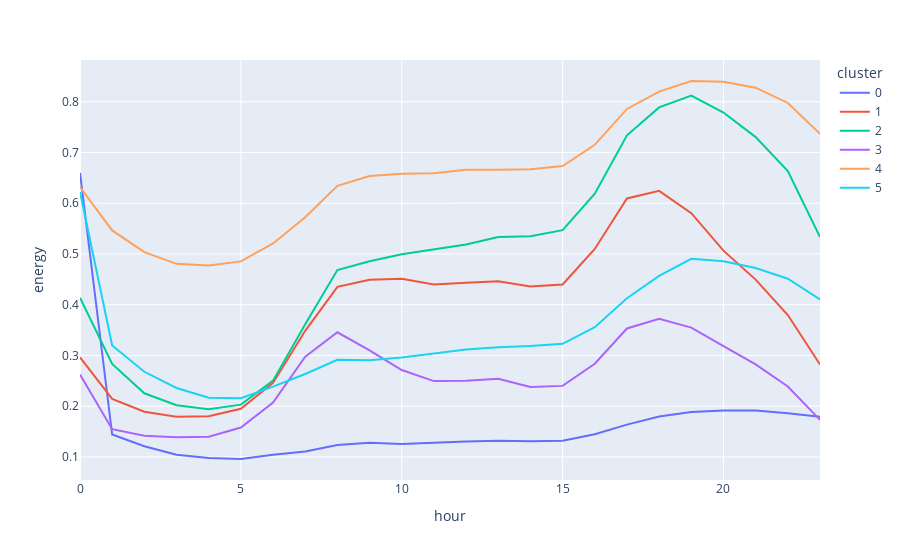

Source (notebook cell):
### Code cell
var = 'cluster'
d = data.groupby([var, 'hour'])['energy'].mean().reset_index()
fig = px.line(d, x="hour", y="energy", color=var)
fig.show()

### Figure 1 — Plotly figure (JSON) as saved in the notebook; plotly's stock layout.template omitted (floating-point values rounded to 4 significant figures)
{"data": [{"hoverlabel": {"namelength": 0}, "hovertemplate": "cluster=0<br>hour=%{x}<br>energy=%{y}", "legendgroup": "0", "line": {"color": "#636efa", "dash": "solid"}, "mode": "lines", "name": "0", "showlegend": true, "type": "scatter", "x": [0, 1, 2, 3, 4, 5, 6, 7, 8, 9, 10, 11, 12, 13, 14, 15, 16, 17, 18, 19, 20, 21, 22, 23], "xaxis": "x", "y": [0.6598, 0.1442, 0.1212, 0.1043, 0.0978, 0.09599, 0.1043, 0.1107, 0.1238, 0.1279, 0.1257, 0.1285, 0.1307, 0.1317, 0.131, 0.1319, 0.1448, 0.1637, 0.1798, 0.1886, 0.1918, 0.1916, 0.1862, 0.1791], "yaxis": "y"}, {"hoverlabel": {"namelength": 0}, "hovertemplate": "cluster=1<br>hour=%{x}<br>energy=%{y}", "legendgroup": "1", "line": {"color": "#EF553B", "dash": "solid"}, "mode": "lines", "name": "1", "showlegend": true, "type": "scatter", "x": [0, 1, 2, 3, 4, 5, 6, 7, 8, 9, 10, 11, 12, 13, 14, 15, 16, 17, 18, 19, 20, 21, 22, 23], "xaxis": "x", "y": [0.2963, 0.2143, 0.1891, 0.1791, 0.1802, 0.1949, 0.2461, 0.3485, 0.4352, 0.449, 0.4512, 0.4399, 0.443, 0.446, 0.436, 0.4398, 0.5098, 0.6093, 0.6244, 0.5803, 0.5065, 0.4494, 0.3797, 0.2821], "yaxis": "y"}, {"hoverlabel": {"namelength": 0}, "hovertemplate": "cluster=2<br>hour=%{x}<br>energy=%{y}", "legendgroup": "2", "line": {"color": "#00cc96", "dash": "solid"}, "mode": "lines", "name": "2", "showlegend": true, "type": "scatter", "x": [0, 1, 2, 3, 4, 5, 6, 7, 8, 9, 10, 11, 12, 13, 14, 15, 16, 17, 18, 19, 20, 21, 22, 23], "xaxis": "x", "y": [0.4136, 0.2833, 0.2255, 0.2019, 0.1939, 0.2031, 0.2504, 0.3617, 0.4683, 0.4857, 0.4996, 0.5095, 0.5187, 0.5336, 0.5347, 0.5469, 0.6187, 0.7338, 0.7887, 0.8121, 0.7787, 0.7303, 0.6633, 0.5332], "yaxis": "y"}, {"hoverlabel": {"namelength": 0}, "hovertemplate": "cluster=3<br>hour=%{x}<br>energy=%{y}", "legendgroup": "3", "line": {"color": "#ab63fa", "dash": "solid"}, "mode": "lines", "name": "3", "showlegend": true, "type": "scatter", "x": [0, 1, 2, 3, 4, 5, 6, 7, 8, 9, 10, 11, 12, 13, 14, 15, 16, 17, 18, 19, 20, 21, 22, 23], "xaxis": "x", "y": [0.2625, 0.1548, 0.1416, 0.1388, 0.1401, 0.1579, 0.2071, 0.2977, 0.3457, 0.3099, 0.2714, 0.2495, 0.2502, 0.2542, 0.2377, 0.2401, 0.2837, 0.3532, 0.3723, 0.3549, 0.3186, 0.2826, 0.2389, 0.1732], "yaxis": "y"}, {"hoverlabel": {"namelength": 0}, "hovertemplate": "cluster=4<br>hour=%{x}<br>energy=%{y}", "legendgroup": "4", "line": {"color": "#FFA15A", "dash": "solid"}, "mode": "lines", "name": "4", "showlegend": true, "type": "scatter", "x": [0, 1, 2, 3, 4, 5, 6, 7, 8, 9, 10, 11, 12, 13, 14, 15, 16, 17, 18, 19, 20, 21, 22, 23], "xaxis": "x", "y": [0.632, 0.5463, 0.5036, 0.4805, 0.4774, 0.4853, 0.5208, 0.5723, 0.6343, 0.6537, 0.6578, 0.6591, 0.6659, 0.6657, 0.6671, 0.6732, 0.715, 0.7857, 0.8199, 0.8408, 0.8391, 0.8277, 0.7975, 0.7366], "yaxis": "y"}, {"hoverlabel": {"namelength": 0}, "hovertemplate": "cluster=5<br>hour=%{x}<br>energy=%{y}", "legendgroup": "5", "line": {"color": "#19d3f3", "dash": "solid"}, "mode": "lines", "name": "5", "showlegend": true, "type": "scatter", "x": [0, 1, 2, 3, 4, 5, 6, 7, 8, 9, 10, 11, 12, 13, 14, 15, 16, 17, 18, 19, 20, 21, 22, 23], "xaxis": "x", "y": [0.622, 0.3195, 0.2679, 0.2359, 0.2167, 0.2158, 0.2387, 0.2635, 0.2915, 0.2904, 0.2962, 0.3033, 0.3116, 0.3163, 0.3186, 0.3229, 0.3556, 0.4127, 0.4567, 0.4904, 0.4855, 0.4724, 0.4513, 0.4105], "yaxis": "y"}], "layout": {"legend": {"title": {"text": "cluster"}, "tracegroupgap": 0}, "margin": {"t": 60}, "xaxis": {"anchor": "y", "domain": [0, 1], "title": {"text": "hour"}}, "yaxis": {"anchor": "x", "domain": [0, 1], "title": {"text": "energy"}}}}
